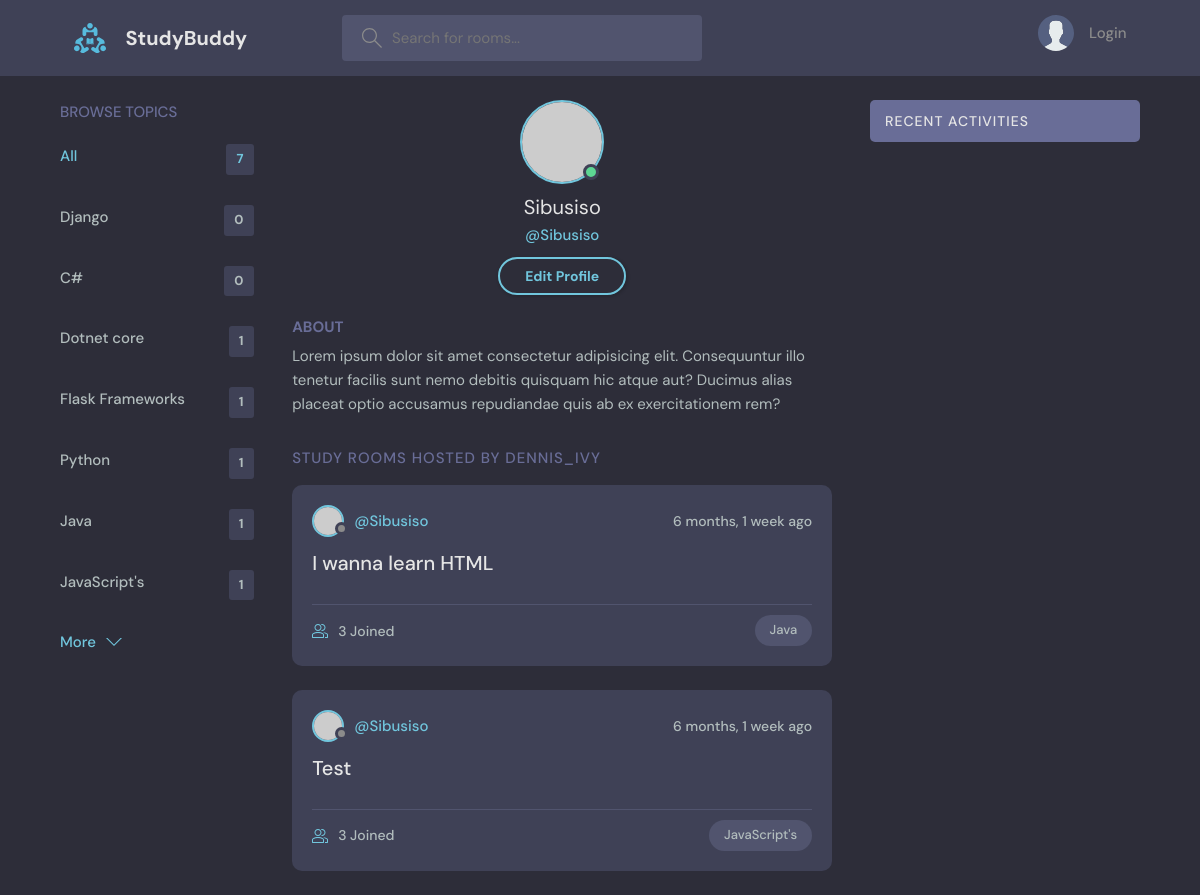
The app's page /profile/2/ with its own data.
### base/models.py (models this page shows, shortened)
class Topic  (models.Model):
    name = models.CharField(max_length=200)

class Room(models.Model):
    host = models.ForeignKey(User, on_delete=models.SET_NULL, null=True)
    topic = models.ForeignKey(Topic, on_delete=models.SET_NULL, null=True)
    name = models.CharField(max_length=200)
    description = models.TextField(null=True, blank=True)
    participants = models.ManyToManyField(User, related_name='participants', blank=True)
    update = models.DateTimeField(auto_now=True)
    create = models.DateTimeField(auto_now_add=True)
    class Meta:
        ordering = ['-update', '-create']

### base/views.py (the view)
# urls.py: path('profile/<str:pk>/', views.userprofile, name="user-profile"),
def userprofile(request, pk):
    user = User.objects.get(pk=pk)
    rooms = user.room_set.all()
    room_messages = user.message_set.all()
    topics = Topic.objects.all()
    context = {'user':user,'rooms':rooms, 'room_messages': room_messages, 'topics': topics}
    return render(request, 'base/profile.html', context)

### base/templates/base/profile.html
{% extends 'main.html' %}
{% block content  %}
  <main class="profile-page layout layout--3">
    <div class="container">
     {% include 'base/topic_component.html'%}
      <div class="roomList">
        <div class="profile">
          <div class="profile__avatar">
            <div class="avatar avatar--large active">
              <img src="https://randomuser.me/api/portraits/men/11.jpg" />
            </div>
          </div>
          <div class="profile__info">
            <h3>{{user.username}}</h3>
            <p>@{{user.username}}</p>
            <a href="edit-user.html" class="btn btn--main btn--pill">Edit Profile</a>
          </div>
          <div class="profile__about">
            <h3>About</h3>
            <p>
              Lorem ipsum dolor sit amet consectetur adipisicing elit. Consequuntur illo tenetur
              facilis sunt nemo debitis quisquam hic atque aut? Ducimus alias placeat optio
              accusamus repudiandae quis ab ex exercitationem rem?
            </p>
          </div>
        </div>
        <div class="roomList__header">
          <div>
            <h2>Study Rooms Hosted by dennis_ivy</a>
            </h2>
          </div>
        </div>
        {% include 'base/feed_component.html' %}
      </div>
      {% include 'base/activity_component.html' %}
    </div>
  </main>
{% endblock content %}

### templates/main.html (shortened to what this page needs)
<!DOCTYPE html>
{% load static%}
<html lang="en">
  <head>
    <link rel="stylesheet" href="{% static 'styles/style.css' %}" />
  </head>
  <body>
    {% include 'navbar.html' %}
    {% block content %}
    {% endblock %}
  </body>
</html>

### templates/navbar.html (shortened to what this page needs)
{% load static %}
<header class="header header--loggedIn">
      <div class="container">
        <a href="{ % url 'home'% }" class="header__logo">
          <img src="{% static 'images/logo.svg' %}" />
          <h1>StudyBuddy</h1>
        </a>
        <form class="header__search" method = "GET" action="{ % url 'home'%}">
          <label>
            <input name ="q" placeholder="Search for rooms..." />
          </label>
        </form>
        <nav class="header__menu">
          {% if request.user.is_authenticated %}
          <div class="header__user">
            <a href="profile.html">
              <div class="avatar avatar--medium active">
                <img src="https://randomuser.me/api/portraits/men/37.jpg" />
              </div>
              <p>{{request.user.username}} <span>@{{request.user.username}}</span></p>
            </a>
            <button class="dropdown-button">
              <svg version="1.1" xmlns="http://www.w3.org/2000/svg" width="32" height="32" viewBox="0 0 32 32">
                <title>chevron-down</title>
                <path d="M16 21l-13-13h-3l16 16 16-16h-3l-13 13z"></path>
              </svg>
            </button>
          </div>
          {% else %}
          <a href="{% url 'login' %}">
            <img src="{% static 'images/avatar.svg' %}" />
            <p>Login</p>
          </a>
          {% endif%}
        </nav>
      </div>
    </header>

### base/templates/base/topic_component.html
   <div class="topics">
          <div class="topics__header">
            <h2>Browse Topics</h2>
          </div>
          <ul class="topics__list">
            <li>
              <a href="{% url 'home' %}" class="active">All <span>{{topics.count}}</span></a>
            </li>
              {% for topic in topics  %}
            <li>
              <a href="{% url 'home' %}?q={{topic.name}}">{{topic.name}}<span>{{topic.room_set.all.count}}</span></a>
            </li>
              {% endfor %}
          </ul>
          <a class="btn btn--link" href="topics.html">
            More
            <svg version="1.1" xmlns="http://www.w3.org/2000/svg" width="32" height="32" viewBox="0 0 32 32">
              <title>chevron-down</title>
              <path d="M16 21l-13-13h-3l16 16 16-16h-3l-13 13z"></path>
            </svg>
          </a>
        </div>

### base/templates/base/feed_component.html (shortened to what this page needs)
{% for room in rooms%}
<div class="roomListRoom">
    <div class="roomListRoom__header">
        <a href="{% url 'user-profile' room.host.id %}" class="roomListRoom__author">
            <div class="avatar avatar--small">
                <img src="https://randomuser.me/api/portraits/women/11.jpg" />
            </div>
            <span>@{{room.host.username}}</span>
        </a>
        <div class="roomListRoom__actions">
            <span>{{room.create|timesince}} ago</span>
        </div>
    </div>
    <div class="roomListRoom__content">
        <a href="{% url 'room' room.id %}">{{room.name}}</a>
    </div>
    <div class="roomListRoom__meta">
        <a href="{% url 'room' room.id %}" class="roomListRoom__joined">
            {{room.participants.all.count}} Joined
        </a>
        <p class="roomListRoom__topic">{{room.topic.name}}</p>
    </div>
</div>
{% endfor %}

### base/templates/base/activity_component.html (shortened to what this page needs)
<div class="activities">
    <div class="activities__header">
        <h2>Recent Activities</h2>
    </div>
</div>

### records on screen
Topic: name "Django", room_set.all.count "0"
Topic: name "C#", room_set.all.count "0"
Topic: name "Dotnet core", room_set.all.count "1"
Topic: name "Flask Frameworks", room_set.all.count "1"
Topic: name "Python", room_set.all.count "1"
Topic: name "Java", room_set.all.count "1"
Topic: name "JavaScript's", room_set.all.count "1"
Room: host.username "Sibusiso", create "6 months, 1 week", name "I wanna learn HTML", participants.all.count "3", topic.name "Java"
Room: host.username "Sibusiso", create "6 months, 1 week", name "Test", participants.all.count "3", topic.name "JavaScript's"

### other values on screen
{{ topics.count }} "7"
{{ user.username }} "Sibusiso"
